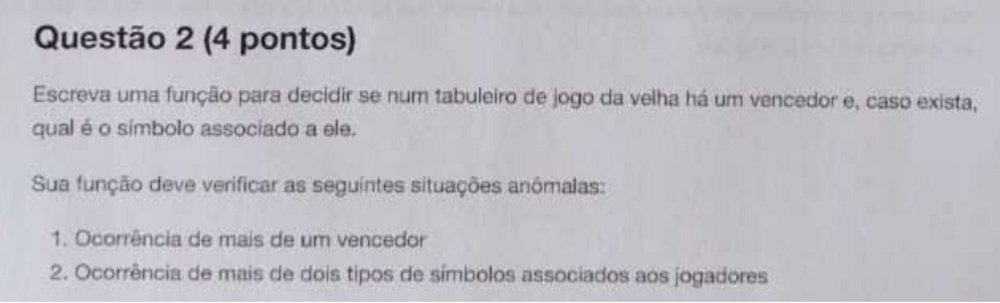
#> input picture Equalização Local do Histograma/arquivos/base/prova.jpg, 1000 x 303 px, shrunk from 2625 x 795 before the run, found by its file name
$ python equalizacao-v2.py
#> lines starting #> are read from the running program, lines starting #| are printed output that depends on the picture
import cv2
import matplotlib.pyplot as plt
import subprocess

# Caminho da imagem
imagem_path = 'C:\\Users\\Wemerson\\Downloads\\prova.jpg'

# Carregar a imagem em escala de cinza
imagem = cv2.imread(imagem_path, 0)
#> imagem: shape (303, 1000); min 13, max 255, mean 189.8

if imagem is None:
    raise FileNotFoundError(f"Erro: Não foi possível carregar a imagem no caminho: {imagem_path}")

# Definir diferentes tamanhos de janela
tamanho_janela_1 = 5  # Janela 5x5
tamanho_janela_2 = 15  # Janela 15x15

# Criar objetos CLAHE (Equalização de Histograma Local)
clahe_1 = cv2.createCLAHE(clipLimit=2.0, tileGridSize=(tamanho_janela_1, tamanho_janela_1))
clahe_2 = cv2.createCLAHE(clipLimit=2.0, tileGridSize=(tamanho_janela_2, tamanho_janela_2))

# Aplicar a equalização local
imagem_eq_1 = clahe_1.apply(imagem)
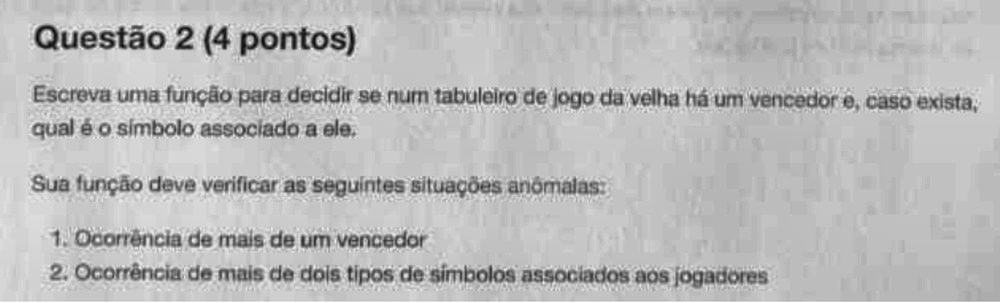
#> imagem_eq_1: shape (303, 1000); min 9, max 255, mean 185.6
imagem_eq_2 = clahe_2.apply(imagem)

# Salvar as imagens processadas
cv2.imwrite("imagem_equalizada_5x5.png", imagem_eq_1)
cv2.imwrite("imagem_equalizada_15x15.png", imagem_eq_2)
print("Imagens processadas salvas com sucesso.")

# Realizar OCR
subprocess.run(["ocrmypdf", "imagem_equalizada_5x5.png", "resultado_5x5.pdf"])
#> (this line was passed over: subprocess is not available in this run)
subprocess.run(["ocrmypdf", "imagem_equalizada_15x15.png", "resultado_15x15.pdf"])
#> (this line was passed over: subprocess is not available in this run)
print("OCR realizado com sucesso.")

# Mostrar as imagens
plt.figure(figsize=(10, 5))
plt.subplot(1, 3, 1)
plt.imshow(imagem, cmap='gray')
plt.title("Imagem Original")
plt.axis("off")

plt.subplot(1, 3, 2)
plt.imshow(imagem_eq_1, cmap='gray')
plt.title(f"Equalização (janela {tamanho_janela_1}x{tamanho_janela_1})")
plt.axis("off")

plt.subplot(1, 3, 3)
plt.imshow(imagem_eq_2, cmap='gray')
plt.title(f"Equalização (janela {tamanho_janela_2}x{tamanho_janela_2})")
plt.axis("off")

plt.tight_layout()
plt.show()
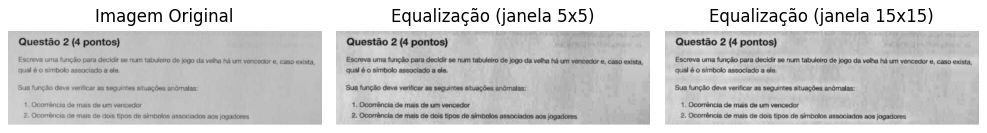
#> figure drawn by matplotlib, 3 panels
